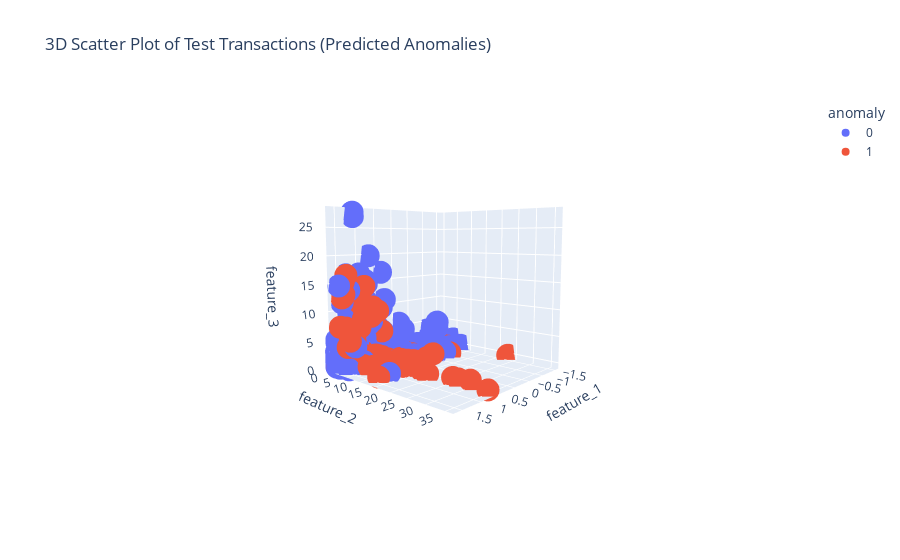

Source (notebook cell):
### Code cell
import pandas as pd
import numpy as np
import networkx as nx
import matplotlib.pyplot as plt
import seaborn as sns
from sklearn.ensemble import IsolationForest
from sklearn.metrics import confusion_matrix, classification_report, roc_curve, auc
from sklearn.model_selection import train_test_split
from sklearn.preprocessing import StandardScaler
import plotly.express as px


classes = pd.read_csv('elliptic_txs_classes.csv')
edgelist = pd.read_csv('elliptic_txs_edgelist.csv')
features = pd.read_csv('elliptic_txs_features.csv')

features.columns = ['txId'] + [f'feature_{i}' for i in range(1, len(features.columns))]
features = features.set_index('txId')
classes = classes.set_index('txId')

data = pd.merge(features, classes, left_index=True, right_index=True)

print("Unique values in 'class' column before cleaning:\n", data['class'].unique())


data['class'] = data['class'].astype(str).str.strip().str.lower()


data = data.dropna(subset=['class'])  
print("Dataset shape after dropping NaN in 'class':", data.shape)

class_mapping = {'2': 0, '1': 1, 'unknown': 2}
data['class'] = data['class'].map(class_mapping)

print("Unique values in 'class' column after mapping:\n", data['class'].unique())
print("Class distribution after mapping:\n", data['class'].value_counts())


data[features.columns] = data[features.columns].fillna(data[features.columns].mean())  


plt.figure(figsize=(8, 6))
sns.countplot(x='class', data=data)
plt.title('Distribution of Transaction Classes (0 = Licit, 1 = Illicit, 2 = Unknown)')
plt.show()


G = nx.from_pandas_edgelist(edgelist, 'txId1', 'txId2')

degrees = [d for n, d in G.degree()]
plt.figure(figsize=(10, 6))
plt.hist(degrees, bins=50)
plt.title('Degree Distribution of Transaction Network')
plt.xlabel('Degree')
plt.ylabel('Frequency')
plt.show()

X = data.drop('class', axis=1)
y = data['class']

X = X[y != 2]
y = y[y != 2]
print("Dataset shape after excluding unknown transactions:", X.shape)
print("Class distribution after excluding unknown (y):\n", y.value_counts())

scaler = StandardScaler()
X_scaled = scaler.fit_transform(X)

X_train, X_test, y_train, y_test = train_test_split(X_scaled, y, test_size=0.3, stratify=y, random_state=42)


iso_forest = IsolationForest(contamination=0.02, random_state=42)
iso_forest.fit(X_train)
y_pred = iso_forest.predict(X_test)
y_pred = np.where(y_pred == -1, 1, 0) 

cm = confusion_matrix(y_test, y_pred)
plt.figure(figsize=(8, 6))
sns.heatmap(cm, annot=True, fmt='d', cmap='Blues')
plt.title('Confusion Matrix (Anomaly Detection)')
plt.xlabel('Predicted Anomaly')
plt.ylabel('Actual Illicit')
plt.show()

feature_importance = pd.DataFrame({
    'feature': X.columns,
    'importance': np.abs(iso_forest.decision_function(X_test)).mean()
})
feature_importance = feature_importance.sort_values('importance', ascending=False)


plt.figure(figsize=(10, 6))
sns.barplot(x='importance', y='feature', data=feature_importance.head(10))
plt.title('Top 10 Features Contributing to Anomaly Scores')
plt.show()


y_scores = -iso_forest.decision_function(X_test)  
fpr, tpr, _ = roc_curve(y_test, y_scores)
roc_auc = auc(fpr, tpr)

plt.figure(figsize=(8, 6))
plt.plot(fpr, tpr, label=f'ROC curve (AUC = {roc_auc:.2f})')
plt.plot([0, 1], [0, 1], 'k--')
plt.title('Receiver Operating Characteristic (ROC) Curve')
plt.xlabel('False Positive Rate')
plt.ylabel('True Positive Rate')
plt.legend()
plt.show()

plt.figure(figsize=(8, 6))
sns.histplot(-iso_forest.decision_function(X_test), bins=50)
plt.title('Distribution of Anomaly Scores (Higher = More Anomalous)')
plt.xlabel('Anomaly Score')
plt.ylabel('Frequency')
plt.show()

print(classification_report(y_test, y_pred))

X_test_df = pd.DataFrame(X_test, columns=X.columns, index=y_test.index)
X_test_df['anomaly'] = y_pred.astype(str)
fig = px.scatter_3d(X_test_df.reset_index(), 
                    x=X.columns[0], 
                    y=X.columns[1], 
                    z=X.columns[2],
                    color='anomaly',
                    title='3D Scatter Plot of Test Transactions (Predicted Anomalies)')
fig.show()

### Figure 1 — Plotly figure (JSON) as saved in the notebook; plotly's stock layout.template omitted (floating-point values rounded to 4 significant figures; data arrays with more than 128 entries replaced by an {"elided": "..."} marker saying what was removed)
{"data": [{"hovertemplate": "anomaly=0<br>feature_1=%{x}<br>feature_2=%{y}<br>feature_3=%{z}<extra></extra>", "legendgroup": "0", "marker": {"color": "#636efa", "symbol": "circle"}, "mode": "markers", "name": "0", "scene": "scene", "showlegend": true, "type": "scatter3d", "x": {"elided": "13674 float values"}, "y": {"elided": "13674 float values"}, "z": {"elided": "13674 float values"}}, {"hovertemplate": "anomaly=1<br>feature_1=%{x}<br>feature_2=%{y}<br>feature_3=%{z}<extra></extra>", "legendgroup": "1", "marker": {"color": "#EF553B", "symbol": "circle"}, "mode": "markers", "name": "1", "scene": "scene", "showlegend": true, "type": "scatter3d", "x": {"elided": "296 float values"}, "y": {"elided": "296 float values"}, "z": {"elided": "296 float values"}}], "layout": {"autosize": true, "legend": {"title": {"text": "anomaly"}, "tracegroupgap": 0}, "scene": {"aspectmode": "auto", "aspectratio": {"x": 1, "y": 1, "z": 1}, "camera": {"center": {"x": 0, "y": 0, "z": 0}, "eye": {"x": 2.051, "y": 1.852, "z": 0.3174}, "projection": {"type": "perspective"}, "up": {"x": -0.007821, "y": 0.008021, "z": 0.9999}}, "domain": {"x": [0, 1], "y": [0, 1]}, "xaxis": {"title": {"text": "feature_1"}, "type": "linear"}, "yaxis": {"title": {"text": "feature_2"}, "type": "linear"}, "zaxis": {"title": {"text": "feature_3"}, "type": "linear"}}, "title": {"text": "3D Scatter Plot of Test Transactions (Predicted Anomalies)"}}}
